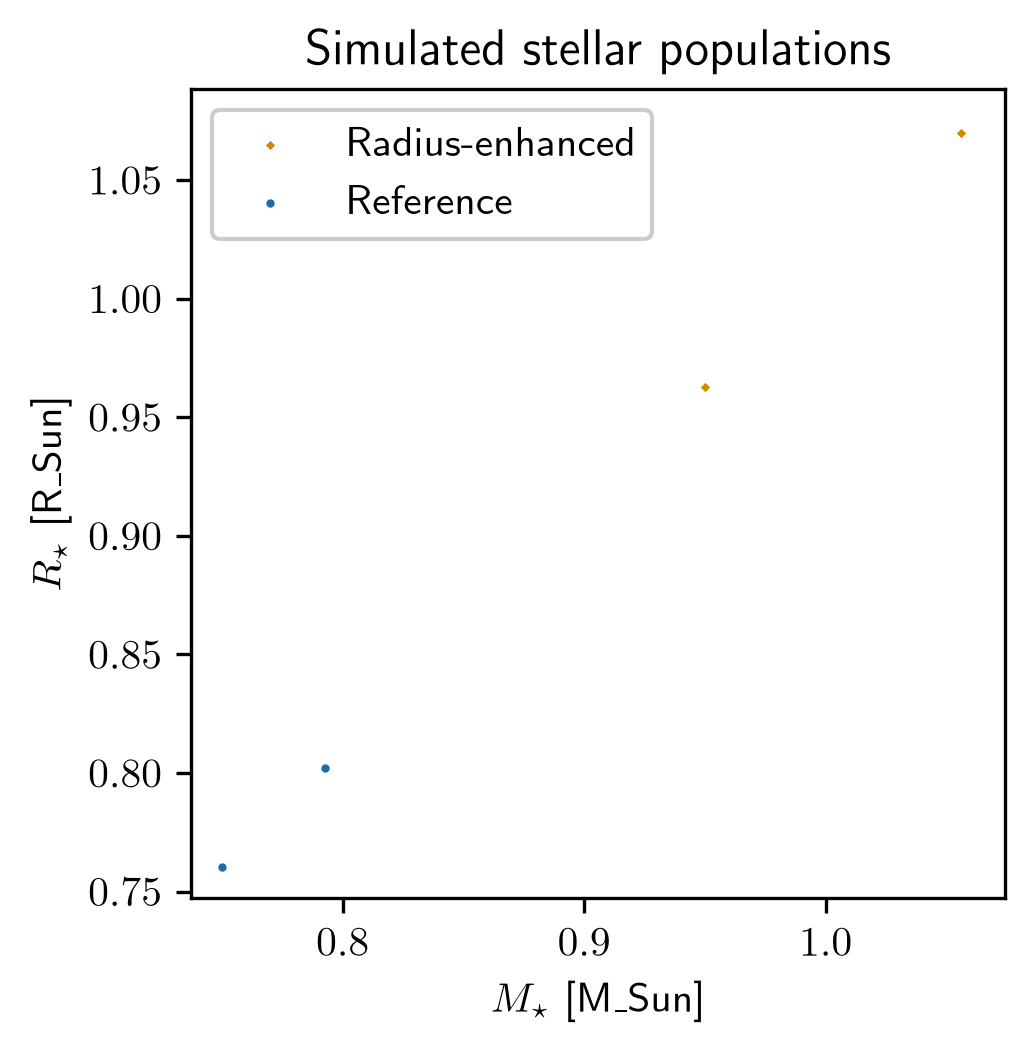

Source code (Python):
#!/usr/bin/env python3
"""Compare two clearly labeled simulated stellar populations with Pergamon."""

import argparse
import contextlib
import io
import shutil
import tempfile
from pathlib import Path

import matplotlib

matplotlib.use("agg")

import matplotlib.pyplot as plt
import numpy as np

import pergamon


def make_simulated_populations() -> dict:
    """Return deterministic reference and radius-enhanced stellar samples."""

    mass_reference = np.linspace(0.75, 1.15, 40)  # [M_Sun]
    radius_reference = 0.95 * mass_reference + 0.08  # [R_Sun]
    mass_enhanced = np.linspace(0.95, 1.45, 40)  # [M_Sun]
    radius_enhanced = 1.08 * mass_enhanced + 0.03  # [R_Sun]
    return {
        "reference": {
            "massstar": [mass_reference, "M_Sun"],
            "radistar": [radius_reference, "R_Sun"],
        },
        "enhanced": {
            "massstar": [mass_enhanced, "M_Sun"],
            "radistar": [radius_enhanced, "R_Sun"],
        },
    }


def run_example(output_path: Path) -> dict:
    """Run Pergamon and retain its focused mass-radius comparison figure."""

    populations = make_simulated_populations()
    with tempfile.TemporaryDirectory() as directory:
        legacy_output = io.StringIO()
        with plt.rc_context({"savefig.dpi": 300}), contextlib.redirect_stdout(
            legacy_output
        ), contextlib.redirect_stderr(legacy_output):
            result = pergamon.init(
                typeanls="simulated_stellar_populations",
                dictpopl=populations,
                pathbase=directory,
                typefileplot=output_path.suffix.removeprefix("."),
                typeverb=0,
                booldiag=False,
                lablsampgene="star",
                listdictlablcolrpopl=[
                    {
                        "reference": ["Reference", "#1B6CA8"],
                        "enhanced": ["Radius-enhanced", "#D18B00"],
                    }
                ],
                listboolcompexcl=[True],
                listtitlcomp=["Simulated stellar populations"],
                listnameparaonlyincl=["massstar", "radistar"],
            )
        pipeline_path = (
            Path(directory)
            / "visuals"
            / (
                "pmar_radistar_massstar_referenceenhanced_scatscat"
                f"{output_path.suffix}"
            )
        )
        print(f"Reading from {pipeline_path}...")
        output_path.parent.mkdir(parents=True, exist_ok=True)
        print(f"Writing to {output_path}...")
        shutil.copyfile(pipeline_path, output_path)
    return result


def parse_arguments() -> argparse.Namespace:
    parser = argparse.ArgumentParser(description=__doc__)
    parser.add_argument(
        "--typefileplot",
        choices=("png", "pdf"),
        default="png",
    )
    return parser.parse_args()


def main() -> int:
    arguments = parse_arguments()
    output_path = Path(__file__).with_name(
        f"simulated_stellar_populations.{arguments.typefileplot}"
    )
    run_example(output_path)
    return 0


if __name__ == "__main__":
    raise SystemExit(main())
